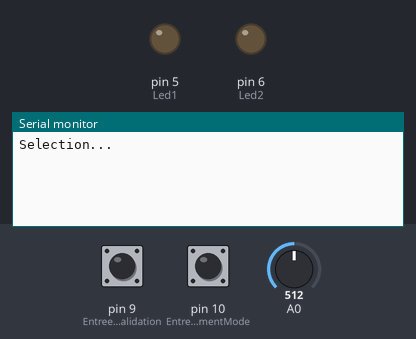
The sketch below on a simulated Arduino Uno, built with avr-gcc and run on an emulated ATmega328P. On the bench: output pins drawn as LEDs (lit = HIGH), the last lines printed to the serial monitor. The test bench sets the inputs (shaded band); at power-on: pin 9 (EntreeBoutonValidation) HIGH, pin 10 (EntreeBoutonIncrementMode) HIGH, A0 = 512. Random numbers use the default seed unless the sketch sets one.

Above: at 1.2 s.
1.3 s: pin 9 (EntreeBoutonValidation) pulled LOW for 0.15 s
At 2.6 s:
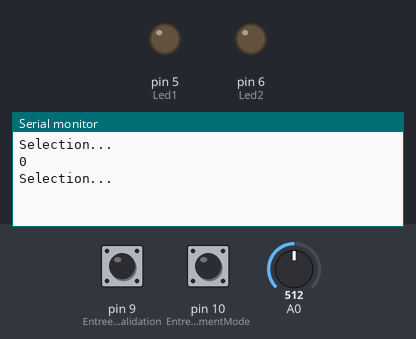
2.9 s: pin 10 (EntreeBoutonIncrementMode) pulled LOW for 0.15 s
At 4.0 s:
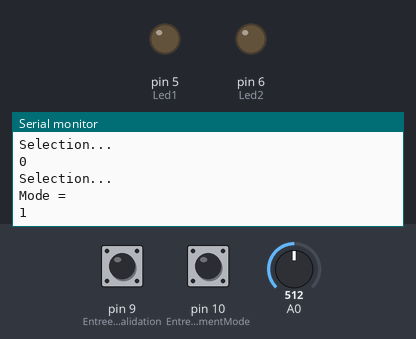
4.5 s: pin 9 (EntreeBoutonValidation) pulled LOW for 1 s
At 6.7 s:
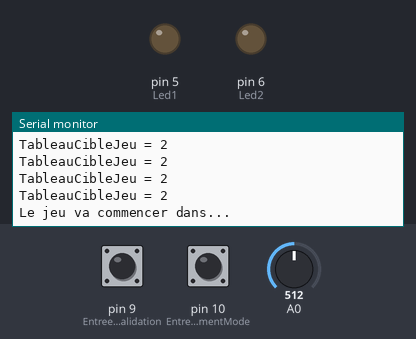
Timing chart, 0 to 8.2 s (numbered marks = the images above; inputs shaded):
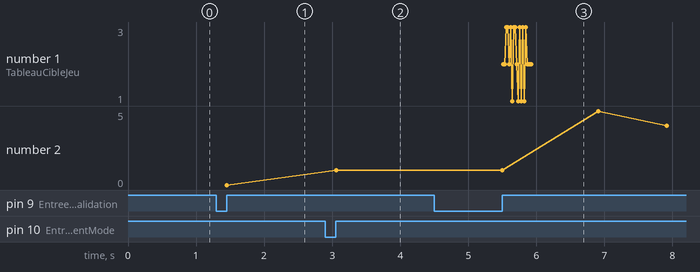

The sketch:

Recup_valeur_analogique.ino
```cpp
int ValeurCapteur1;                           //Valeur récupérée du capteur 1
int ValeurCapteur2;                           //Valeur récupérée du capteur 2
int EntreeCapteur1 = A4;                      //Entrée ANA PIN 4
int EntreeCapteur2 = A2;                      //Entrée ANA PIN 2
int EntreeBoutonValidation = 9;               //Entrée TOR PIN 9
int EntreeBoutonIncrementMode = 10;           //Entrée TOR PIN 10
int EtatBpMem = 1;                            //Etat précédent du bouton incrément pour détection front montant
int EtatBp = 0;                               //Etat actuel du bouton increment pour détection front montant
int EtatBpValidation = 0;                     //Etat précédent du bouton validation pour détection front montant
int EtatBpValidationMem = 1;                  //Etat actuel du bouton validation pour détection front montant
int Led1 = 5;                                 //Entrée TOR PIN 5
int Led2 = 6;                                 //Entrée TOR PIN 6
int Seuil = 50;                               //Seuil de ValeurCapteurX à partir duquel on considère une touche sur cible
int TempsOn = 1500;                           //Temps durant lequel les LED restent allumées (1.5s)
int TempsAntiReentrant = 0.1;                 //Timer empechant les reentrant (0.1s)
unsigned long TempsMancheModeDeJeu1 = 60000;  //Temps d'une manche du mode de jeu 1 (60s)
int TempsDeBaseRoundModeDeJeu1 = 10000;       //Temps d'un round du mode de jeu 1 (10s)
unsigned long TimerAllume1;                   //Temps à l'instant t où on allume la led 1
unsigned long TimerAntiReentrant1;            //Temps à l'instant t où on active l'anti réentrant pour la cible 1
unsigned long TimerAllume2;                   //Temps à l'instant t où on allume la led 2
unsigned long TimerAntiReentrant2;            //Temps à l'instant t où on active l'anti réentrant pour la cible 2
unsigned long TimerTotalJeu1;                 //Timer total mode de jeu 1
unsigned long TimerRoundJeu1;                 //Timer round mode de jeu 1
int Mode = 0;                                 //Compteur pour selection mode
int OK = 0;                                   //Validation du mode
int nbDeCapteurs = 2;
int nbDeRound = 20;                           //Nombre de round max possible dans la manche
int TableauCibleJeu1[20];                     //Tableau avec les valeurs des cibles de la manche (=nbderound)
unsigned long seed = 0;
byte EtatCibles;
int NumRound = 0;                             //Numéro du round actuel
bool RoundFini;
bool BlocageCible1=false;
bool BlocageCible2=false;
int Points;

void setup() {
  Serial.begin(9600);
  pinMode(Led1,OUTPUT);
  pinMode(Led2,OUTPUT);
  pinMode(EntreeBoutonValidation,INPUT_PULLUP);
  pinMode(EntreeBoutonIncrementMode,INPUT_PULLUP);
  }

void loop() {
  if (Mode==0) {
    selectionMode();
  }
  Serial.println(Mode);
  switch (Mode){
    case 1:
      PreparationModeDeJeu1();
      Jeu1();
  }

  Mode=0;

//  if (millis()>TimerAllume1+TempsOn) {
//    //Serial.println("Eteint1");
//    digitalWrite(Led1,LOW);
//  }
//
//  if (millis()>TimerAllume2+TempsOn) {
//    //Serial.println("Eteint2");
//    digitalWrite(Led2,LOW);
//  }
}

int selectionMode() {
  OK=0;
  Serial.println("Selection...");
  while (OK==0)
  {
    EtatBp = digitalRead(EntreeBoutonIncrementMode);
    EtatBpValidation = digitalRead(EntreeBoutonValidation);
    if (EtatBp != EtatBpMem){
      EtatBpMem = EtatBp;
      if (EtatBp==1){
        Mode=Mode+1;
        if (Mode==6){
          Mode=1;
        }
        Serial.println("Mode = ");
        Serial.println(Mode);
      }
    }
    if (EtatBpValidation != EtatBpValidationMem){
      EtatBpValidationMem = EtatBpValidation;
      if (EtatBpValidation==1){
        OK=1;
      }
    }
  }
  return Mode;
}

void PreparationModeDeJeu1(){
  RefreshSeed();
  for (int i = 0; i < nbDeRound; i++){
    TableauCibleJeu1[i]=random(1,pow(2,nbDeCapteurs));
    Serial.print("TableauCibleJeu = ");
    Serial.println(TableauCibleJeu1[i]);
  }
}

void RefreshSeed(){
   for (int i=0; i<32; i++)
  {
    seed = seed | ((analogRead(A0) & 0x01) << i);
  }
  randomSeed(seed);
  Serial.print("Seed = ");
  Serial.println(seed);
}


int Jeu1(){
  Serial.println("Le jeu va commencer dans...");
  delay(1000);
  Serial.println("5...");
  delay(1000);
  Serial.println("4...");
  delay(1000);
  Serial.println("3...");
  delay(1000);
  Serial.println("2...");
  delay(1000);
  Serial.println("1...");
  delay(1000);
  Serial.println("C'est parti !");
  TimerTotalJeu1=millis();
  Points=0;
  while (millis()<=TimerTotalJeu1+TempsMancheModeDeJeu1){
    TimerRoundJeu1=millis();
    EtatCibles = TableauCibleJeu1[NumRound];
    NumRound++;
    Serial.print("Round n°");
    Serial.println(NumRound);
    Serial.println(EtatCibles);
    RoundFini=false;
    BlocageCible1=false;
    BlocageCible2=false;
    if ((EtatCibles & 0b00000001)==1){
      digitalWrite(Led1,HIGH);
    }
    if ((EtatCibles & 0b00000010)==2){
      digitalWrite(Led2,HIGH);
    }
    while (!RoundFini){
      if (EtatCibles!=0){
        ValeurCapteur1=analogRead(EntreeCapteur1);
        ValeurCapteur2=analogRead(EntreeCapteur2);
        if (!BlocageCible1) {
          if (ValeurCapteur1 >= Seuil && (EtatCibles & 0b00000001)){
            BlocageCible1=1;
            EtatCibles ^= (1 << 0);
            digitalWrite(Led1,LOW);
            Points++;
          }
        }

        if (!BlocageCible2) {
          if (ValeurCapteur2 >= Seuil && (EtatCibles & 0b00000010)){
            BlocageCible2=1;
            EtatCibles ^= (1 << 1);
            digitalWrite(Led2,LOW);
            Points++;
          }
        }
      }
      else
      {
        RoundFini=true;
        delay(1500);
      }
      if(millis()>TimerRoundJeu1+TempsDeBaseRoundModeDeJeu1 || millis()>TimerTotalJeu1+TempsMancheModeDeJeu1){
        RoundFini=true;
        delay(1500);
      }
    }
  }
  Serial.println("Terminé !");
  Serial.print("Vous avez eu ");
  Serial.print(Points);
  Serial.println(" points");
}
```

Measured:
- after the input at 1.3 s, the serial monitor: prints a new line after 0.15 s (image 1)
- after the input at 2.9 s, the serial monitor: prints a new line after 0.15 s (image 2)
- after the input at 4.5 s, the serial monitor: prints a new line after 1.0 s (image 3)
- plotted number 2: 0 → 1 after the input at 2.9 s, 1 → 2 after the input at 4.5 s
